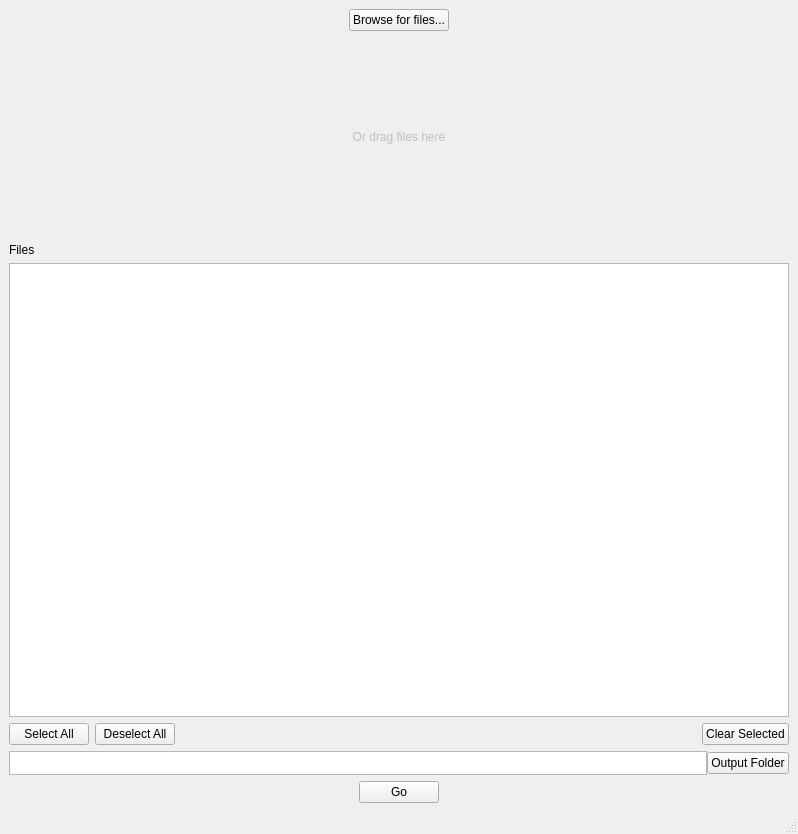
<?xml version="1.0" encoding="UTF-8"?>
<ui version="4.0">
 <class>MainWindow</class>
 <widget class="QMainWindow" name="MainWindow">
  <property name="geometry">
   <rect>
    <x>0</x>
    <y>0</y>
    <width>798</width>
    <height>834</height>
   </rect>
  </property>
  <property name="windowTitle">
   <string>MainWindow</string>
  </property>
  <widget class="QWidget" name="centralwidget">
   <property name="layoutDirection">
    <enum>Qt::LeftToRight</enum>
   </property>
   <layout class="QVBoxLayout" name="verticalLayout_3">
    <item>
     <layout class="QVBoxLayout" name="InputArea">
      <item alignment="Qt::AlignHCenter">
       <widget class="QPushButton" name="button_inputFiles">
        <property name="sizePolicy">
         <sizepolicy hsizetype="Maximum" vsizetype="Fixed">
          <horstretch>0</horstretch>
          <verstretch>0</verstretch>
         </sizepolicy>
        </property>
        <property name="text">
         <string>Browse for files...</string>
        </property>
       </widget>
      </item>
      <item>
       <widget class="QPushButton" name="dragArea">
        <property name="enabled">
         <bool>false</bool>
        </property>
        <property name="minimumSize">
         <size>
          <width>0</width>
          <height>200</height>
         </size>
        </property>
        <property name="acceptDrops">
         <bool>true</bool>
        </property>
        <property name="text">
         <string>Or drag files here</string>
        </property>
        <property name="flat">
         <bool>true</bool>
        </property>
       </widget>
      </item>
      <item>
       <widget class="QLabel" name="label">
        <property name="text">
         <string>Files</string>
        </property>
       </widget>
      </item>
      <item>
       <widget class="QListWidget" name="listWidget"/>
      </item>
      <item>
       <layout class="QHBoxLayout" name="horizontalLayout_2">
        <item>
         <widget class="QPushButton" name="button_selectAll">
          <property name="text">
           <string>Select All</string>
          </property>
         </widget>
        </item>
        <item>
         <widget class="QPushButton" name="button_deselectAll">
          <property name="text">
           <string>Deselect All</string>
          </property>
         </widget>
        </item>
        <item>
         <spacer name="horizontalSpacer">
          <property name="orientation">
           <enum>Qt::Horizontal</enum>
          </property>
          <property name="sizeHint" stdset="0">
           <size>
            <width>40</width>
            <height>20</height>
           </size>
          </property>
         </spacer>
        </item>
        <item>
         <widget class="QPushButton" name="button_clearSelected">
          <property name="text">
           <string>Clear Selected</string>
          </property>
         </widget>
        </item>
       </layout>
      </item>
     </layout>
    </item>
    <item>
     <layout class="QVBoxLayout" name="OutputArea">
      <item>
       <layout class="QVBoxLayout" name="verticalLayout">
        <property name="rightMargin">
         <number>0</number>
        </property>
        <property name="bottomMargin">
         <number>0</number>
        </property>
        <item>
         <layout class="QHBoxLayout" name="horizontalLayout">
          <property name="spacing">
           <number>0</number>
          </property>
          <item>
           <widget class="QPlainTextEdit" name="text_outputFolder">
            <property name="maximumSize">
             <size>
              <width>16777215</width>
              <height>24</height>
             </size>
            </property>
            <property name="verticalScrollBarPolicy">
             <enum>Qt::ScrollBarAlwaysOff</enum>
            </property>
           </widget>
          </item>
          <item>
           <widget class="QPushButton" name="button_OutputFolder">
            <property name="text">
             <string>Output Folder</string>
            </property>
           </widget>
          </item>
         </layout>
        </item>
        <item alignment="Qt::AlignHCenter">
         <widget class="QPushButton" name="goButton">
          <property name="sizePolicy">
           <sizepolicy hsizetype="Fixed" vsizetype="Fixed">
            <horstretch>0</horstretch>
            <verstretch>0</verstretch>
           </sizepolicy>
          </property>
          <property name="styleSheet">
           <string notr="true"/>
          </property>
          <property name="text">
           <string>Go</string>
          </property>
          <property name="checkable">
           <bool>false</bool>
          </property>
         </widget>
        </item>
       </layout>
      </item>
     </layout>
    </item>
   </layout>
  </widget>
  <widget class="QMenuBar" name="menubar">
   <property name="geometry">
    <rect>
     <x>0</x>
     <y>0</y>
     <width>798</width>
     <height>21</height>
    </rect>
   </property>
  </widget>
  <widget class="QStatusBar" name="statusbar"/>
 </widget>
 <resources/>
 <connections/>
</ui>
